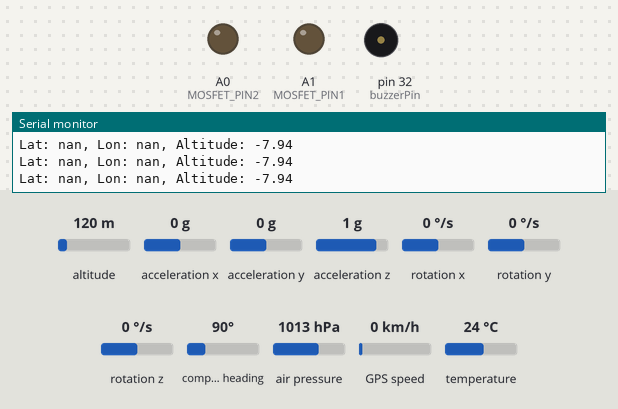
Simulated run of this sketch. Board: Teensy 4. On the bench: output pins drawn as LEDs (lit = HIGH), buzzer (waves = sounding, pin HIGH), the last lines printed to the serial monitor. Wiring (inferred from the names in the program): BMP180 pressure sensor at I2C address 0x77. The inputs (shaded band) are chosen by the test bench; at power-on: air pressure 1013 hPa, acceleration x 0 g, altitude 120 m, acceleration y 0 g, acceleration z 1 g, rotation x 0 °/s, rotation y 0 °/s, rotation z 0 °/s, compass heading 90°, GPS speed 0 km/h, temperature 24 °C. Storage starts empty; the GPS gets a fix after 3 s at 37.7749, -122.4194 with 8 satellites; no radio packets arrive unless stated.

Above: at 3.5 s.
3.6 s: air pressure set to 1015 hPa
At 4.2 s:
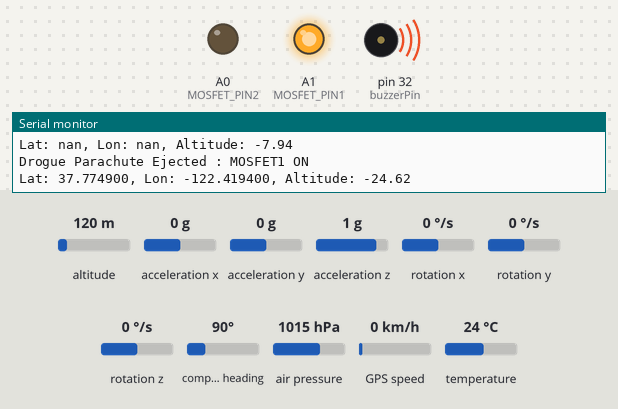
8.2 s: acceleration x set to -1.4 g
At 9.8 s:
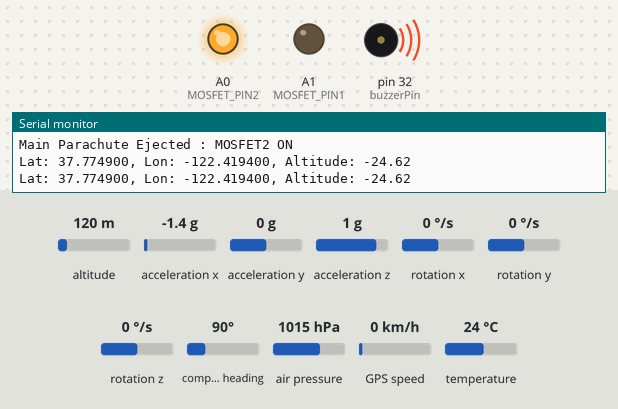
Timing chart, 0 to 14.0 s (numbered marks = the images above; inputs shaded):
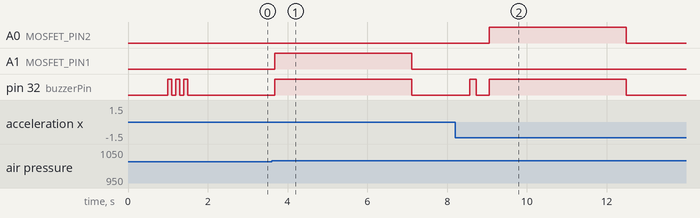

The sketch:

Finalcode.ino
```cpp
#include <SPI.h>
#include <LoRa.h>
#include <TinyGPSPlus.h>
#include <Wire.h>
#include <Adafruit_Sensor.h>
#include <SD.h>
#include <Teensy_BMP180.h>
#include <MPU6050.h>
#include "I2Cdev.h"

// For Launch detection
bool blinkState = false;
const float ACC_THRESHOLD = 16.0;  // Threshold acceleration in m/s² to detect launch
const int SAMPLE_COUNT = 1;       // Number of consistent samples for detection for inal we keep it 5
float ax_mps2, ay_mps2, az_mps2;   // Acceleration in m/s²
int consistentLaunchReadings = 0;
bool launched = false;
float initialAltitude = 0.0;
double altitude;
int i;

#define GREEN_LED 28
#define YELLOW_LED 29

//MOSFET pins
#define MOSFET_PIN1 15
#define MOSFET_PIN2 14

// LoRa configuration
#define LORA_FREQ 433E6  // Frequency for LoRa communication
#define CS_PIN 10        // Chip Select for LoRa
#define RESET_PIN 9      // Reset pin for LoRa
#define IRQ_PIN 2        // IRQ pin for LoRa

// GPS configuration
TinyGPSPlus gps;         // The TinyGPSPlus object
#define gpsSerial Serial1 // Serial1 for GPS module communication on Teensy 4.1

// BMP180 configuration using secondary I2C port
Teensy_BMP180 bmp180(&Wire2);
const double SEA_LEVEL_PRESSURE_KATHMANDU = 1012; // Sea-level pressure for Kathmandu in hPa

// Altitude and trigger configuration
const int buzzerPin = 32;  // Pin connected to buzzer

// Altitude and ignition variables
float currentAltitude = 0.0, maxAltitude = 0.0;
bool DrogueEjection = false;
bool DrogueCompleted = false;
bool MainEjection = false;
bool MainCompleted = false;
unsigned long DrogueEjectionTime = NAN;
unsigned long MainEjectionTime = NAN;

// MPU6050 configuration
MPU6050 mpu;
int16_t ax, ay, az; // Accelerometer raw values
int16_t gx, gy, gz; // Gyroscope raw values

File dataFile;  // File object for logging data

unsigned long launchTime = NAN; // Time when the launch is detected
bool timerActivated = false;  // Flag to ensure the timer action happens only once

// Helper function for time-based logging
String getTimeStamp() {
    unsigned long currentMillis = millis();
    unsigned long seconds = currentMillis / 1000;
    unsigned long minutes = seconds / 60;
    seconds = seconds % 60;
    unsigned long hours = minutes / 60;
    minutes = minutes % 60;

    char timeBuffer[20];
    sprintf(timeBuffer, "%02lu:%02lu:%02lu", hours, minutes, seconds);
    return String(timeBuffer);
}
// SD card logging helper
void logToSD(String message) {
    dataFile = SD.open("data.txt", FILE_WRITE);
    if (dataFile) {
        dataFile.print(getTimeStamp());
        dataFile.print(" - ");
        dataFile.println(message);
        dataFile.close();
    } else {
        Serial.println(F("Error opening file for logging"));
    }
}

// Function declarations
String getTimeStamp();
void detectLaunch();
void logToSD(String message);
double getAltitude();
void TriggerDrogueEjection();
void CheckDrogueEjectionDuration();
void TriggerMainEjection();
void CheckMainEjectionDuration();
void sendCombinedTelemetry();
void Startup();
void initialization();

void setup() {
    Serial.begin(9600);
     Startup();

    // Initialize Serial for debugging
    initialization();
    logToSD("Sabaithok initialised");
    LoRa.beginPacket();
    LoRa.print("Sabaithok Initialized!!");
    LoRa.endPacket();
    Serial.println("Sabaithok initialized");

    for (i = 0 ; i<=10; i++){
    if (!isnan(altitude)) {
        initialAltitude = getAltitude();
        delay(10);
    }
    }
}

void loop() {
   // Process GPS data
    while (gpsSerial.available() > 0 ) {
        char data = gpsSerial.read();
        gps.encode(data);
    }

   // Get altitude from BMP180
    double altitude = getAltitude();
    if (!isnan(altitude)) {
        currentAltitude = altitude;

        if (currentAltitude > maxAltitude) {
            maxAltitude = currentAltitude;
        }

        // Check for ignition trigger
        if (!DrogueEjection && !DrogueCompleted && (maxAltitude - currentAltitude > 10)) {
            TriggerDrogueEjection();
        }

        // Check ignition duration
        if (DrogueEjection && !DrogueCompleted) {
            CheckDrogueEjectionDuration();
        }

        if (!MainEjection && !MainCompleted && DrogueCompleted && (millis() - DrogueEjectionTime >= 5000 )){
          TriggerMainEjection();
        }

        if (MainEjection && !MainCompleted){
          CheckMainEjectionDuration();
        }
    } else {
    LoRa.beginPacket();
    LoRa.print("Failed to read altitude.");
    LoRa.endPacket();
        Serial.println("Failed to read altitude.");
    }
    delay(100);
    if (gps.location.isValid()) {
       logToSD(String(gps.location.lat(), 6) + "," + String(gps.location.lng(), 6));
    }

    detectLaunch();

    if (launched && !timerActivated && (millis() - launchTime >= 25000)) { //needs to be changed last minute
        if (!DrogueEjection && !DrogueCompleted) {
            Serial.println("Timer activated 30 seconds after launch detection");
            logToSD("Timer activated 30 seconds after launch detection");
            LoRa.beginPacket();
            LoRa.print("Timer activated 30 seconds after launch detection");
            LoRa.endPacket();
            TriggerDrogueEjection();
        }
        if (DrogueEjection && !DrogueCompleted) {
          CheckDrogueEjectionDuration();
        }
        if (!MainEjection && !MainCompleted && (millis() - DrogueEjectionTime >= 5000 )){ //difference in time also needed
          TriggerMainEjection();
        }
        if (MainEjection && !MainCompleted){
          CheckMainEjectionDuration();
          timerActivated = true;
        }
      }
    sendCombinedTelemetry();
    if (launched && (millis() - launchTime >= 37000)) {
    for (i=0;i<10;i++){
    digitalWrite(MOSFET_PIN1, HIGH);
    digitalWrite(buzzerPin, HIGH);
    Serial.println("drogue");
    delay(2000);
    digitalWrite(MOSFET_PIN1, LOW);
    digitalWrite(buzzerPin, LOW);
    delay(2000);
    digitalWrite(MOSFET_PIN2, HIGH);
    digitalWrite(buzzerPin, HIGH);
    Serial.println("main");
    delay(2000);
    digitalWrite(MOSFET_PIN2, LOW);
    digitalWrite(buzzerPin, LOW);
    delay(5000);
  }
  }
    delay(100);
}

void sendCombinedTelemetry() {

    double latitude = gps.location.isValid() ? gps.location.lat() : NAN;
    double longitude = gps.location.isValid() ? gps.location.lng() : NAN;

    Serial.print("Lat: ");
    Serial.print(latitude, 6);
    Serial.print(", Lon: ");
    Serial.print(longitude, 6);
    Serial.print(", Altitude: ");
    Serial.println(currentAltitude, 2);

    LoRa.beginPacket();
    LoRa.print(latitude, 6);
    LoRa.print(",");
    LoRa.print(longitude, 6);
    LoRa.print(",");
    LoRa.print(currentAltitude, 2);
    LoRa.endPacket();

}

void TriggerDrogueEjection() {
   digitalWrite(MOSFET_PIN1, HIGH);
    digitalWrite(buzzerPin, HIGH);
    logToSD("Drogue Parachute Ejected : MOSFET1 ON");
    LoRa.beginPacket();
    LoRa.print("Drogue Parachute Ejected : MOSFET1 ON");
    LoRa.endPacket();
    Serial.println("Drogue Parachute Ejected : MOSFET1 ON");
    DrogueEjection = true;
    DrogueEjectionTime = millis();
}

void CheckDrogueEjectionDuration() {
    if (millis() - DrogueEjectionTime >= 3000) {
        digitalWrite(MOSFET_PIN1, LOW);
        digitalWrite(buzzerPin, LOW);
        logToSD("Drogue Parachute Ejection Completed: MOSFET1 OFF");
        Serial.println("Drogue Parachute Ejection Completed: MOSFET1 OFF");
        LoRa.beginPacket();
        LoRa.print("Drogue Parachute Ejection Completed: MOSFET1 OFF");
        LoRa.endPacket();

        DrogueEjection = false;
        DrogueCompleted = true;
    }
}
void TriggerMainEjection(){
   digitalWrite(MOSFET_PIN2, HIGH);  // Turn the MOSFET ON
   digitalWrite(buzzerPin, HIGH);
   //logging and printing
   logToSD("Main Parachute Ejected : MOSFET2 ON");
   Serial.println("Main Parachute Ejected : MOSFET2 ON");
   LoRa.beginPacket();
   LoRa.print("Main Parachute Ejected : MOSFET2 ON");
   LoRa.endPacket();
   MainEjectionTime = millis();
   MainEjection = true;
}

void CheckMainEjectionDuration() {
    if (millis() - MainEjectionTime >= 3000) { // Check if 4 seconds have passed
        digitalWrite(MOSFET_PIN2, LOW);
        digitalWrite(buzzerPin, LOW);
        logToSD("TriggerMainEjection Completed: MOSFET2 OFF");
        Serial.println("TriggerMainEjection Completed: MOSFET2 OFF");
        LoRa.beginPacket();
        LoRa.print("TriggerMainEjection Completed: MOSFET2 OFF");
        LoRa.endPacket();

        MainEjection= false;
        MainCompleted = true;
    }
}

void detectLaunch(){
    // Read raw accel/gyro measurements
    mpu.getMotion6(&ax, &ay, &az, &gx, &gy, &gz);

    // Convert raw data to m/s² (assuming +/-2g sensitivity)
    ax_mps2 = (float)ax / 16384.0 * 9.8;
    ay_mps2 = (float)ay / 16384.0 * 9.8;
    az_mps2 = (float)az / 16384.0 * 9.8;
    float totalAccel = sqrt(ax_mps2 * ax_mps2 + ay_mps2 * ay_mps2 + az_mps2 * az_mps2);

    if (!launched) {
        // Altitude launch detection
        if (currentAltitude - initialAltitude >= 10) {
            consistentLaunchReadings++;
        } else {
            consistentLaunchReadings = 0;
        }

        // Acceleration-based launch detection
        if (totalAccel > ACC_THRESHOLD) {
            consistentLaunchReadings++;
        }
        if (consistentLaunchReadings >= SAMPLE_COUNT) {
            // Launch detected
            Serial.println("LAUNCH DETECTED!");
            launched = true;
            launchTime = millis();
            digitalWrite(buzzerPin, HIGH);        // Activate buzzer
            digitalWrite(GREEN_LED, HIGH);       // Turn on LED
            digitalWrite(YELLOW_LED, HIGH);

            delay(100);
            logToSD("LAUNCH DETECTED");

            // Telemetry
            LoRa.beginPacket();
            LoRa.print("LAUNCH DETECTED");
            LoRa.endPacket();

            digitalWrite(buzzerPin, LOW);
            digitalWrite(GREEN_LED, LOW);
            digitalWrite(YELLOW_LED, LOW);
        }
    }

    // if (!launched && consistentLaunchReadings == 0) {
    //     initialAltitude = currentAltitude;
    // }

    // Log MPU data and altitude
    String mpuData = String(currentAltitude) + "," + String(ax) + "," + String(ay) + "," + String(az) + "," + String(gx) + "," + String(gy) + "," + String(gz);
    logToSD(mpuData);
    delay(100);  // Delay for stability
}

void Startup(){
    pinMode(buzzerPin, OUTPUT);
    digitalWrite(buzzerPin, LOW);

    //MOSFET pins initialise
    pinMode(MOSFET_PIN1, OUTPUT);  // Set the MOSFET pin as an output
    digitalWrite(MOSFET_PIN1, LOW);  // Initialize the MOSFET to OFF state
    pinMode(MOSFET_PIN2, OUTPUT);  // Set the MOSFET pin as an output
    digitalWrite(MOSFET_PIN2, LOW);  // Initialize the MOSFET to OFF state
    delay(1000);

    digitalWrite(buzzerPin, HIGH);
    delay(100);
    digitalWrite(buzzerPin, LOW);
    delay(100);
    digitalWrite(buzzerPin, HIGH);
    delay(100);
    digitalWrite(buzzerPin, LOW);
    delay(100);
    digitalWrite(buzzerPin, HIGH);
    delay(100);
    digitalWrite(buzzerPin, LOW);
     delay(100);
}

void initialization() {
   // Initialize GPS module
    gpsSerial.begin(9600);  // Default baud rate for GPS modules
    Serial.println("Initializing GPS and LoRa...");

    // Initialize LoRa
    if (!LoRa.begin(LORA_FREQ)) {
        Serial.println("Starting LoRa failed!");
        while (1); // Stop if LoRa initialization fails
    }
    LoRa.setPins(CS_PIN, RESET_PIN, IRQ_PIN);  // Set LoRa pins
    Serial.println("LoRa Initialized!");

     // Initialize BMP180 sensor
    bmp180.begin();  // No return value to check
    double testAltitude = getAltitude();
    if (isnan(testAltitude)) {
        Serial.println("BMP180 initialization failed!");
        LoRa.beginPacket();
        LoRa.print("BMP180 initialization failed!");
        LoRa.endPacket();
        while (1); // Halt if BMP180 fails
    } else {
        Serial.println("BMP180 Initialized!");
        LoRa.beginPacket();
        LoRa.print("BMP180 Initialized!");
        LoRa.endPacket();
    }

     // Initialize MPU6050
    Wire.begin();
    mpu.initialize();
    if (mpu.testConnection()) {
        Serial.println("MPU6050 connection successful");
        LoRa.beginPacket();
        LoRa.print("MPU6050 connection successful");
        LoRa.endPacket();
    } else {
        Serial.println("MPU6050 connection failed");
        LoRa.beginPacket();
        LoRa.print("MPU6050 connection failed");
        LoRa.endPacket();
        while (1); // Halt if MPU6050 fails
    }

    // Initialize SD card
    if (!SD.begin(BUILTIN_SDCARD)) {
        Serial.println(F("SD card initialization failed!"));
        LoRa.beginPacket();
        LoRa.print("SD card initialization failed!");
        LoRa.endPacket();
        while (1);
    }
    Serial.println(F("SD card initialized"));
    LoRa.beginPacket();
    LoRa.print("SD card initialized");
    LoRa.endPacket();

}
// Function to calculate altitude with BMP180
double getAltitude() {
    if (bmp180.startTemperature() != 0) {
        double temperature;
        if (bmp180.getTemperature(temperature) != 0) {
            if (bmp180.startPressure() != 0) {
                double pressure;
                if (bmp180.getPressure(pressure, temperature) != 0) {
                    return bmp180.altitude(pressure, SEA_LEVEL_PRESSURE_KATHMANDU);
                }
            }
        }
    }
    return NAN; // Return NAN if any step fails
}
```

Measured:
- the behaviour switches between 1013 and 1014 hPa on air pressure (found by bisection; images 0 and 1)
- after the input at 3.6 s, A1 (MOSFET_PIN1), pin 32 (buzzerPin): LOW → HIGH after 0.08 s, → LOW 3.4 s later
